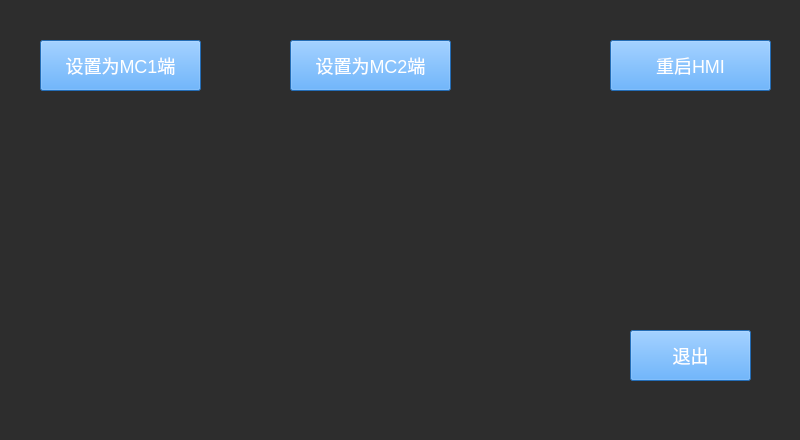
<?xml version="1.0" encoding="UTF-8"?>
<ui version="4.0">
 <class>VehicleInitsetPage</class>
 <widget class="QWidget" name="VehicleInitsetPage">
  <property name="geometry">
   <rect>
    <x>0</x>
    <y>0</y>
    <width>800</width>
    <height>440</height>
   </rect>
  </property>
  <property name="windowTitle">
   <string>Form</string>
  </property>
  <widget class="QLabel" name="VehicleInitsetPage_background">
   <property name="geometry">
    <rect>
     <x>0</x>
     <y>0</y>
     <width>800</width>
     <height>440</height>
    </rect>
   </property>
   <property name="styleSheet">
    <string notr="true">background-color: rgb(45, 45, 45);</string>
   </property>
   <property name="text">
    <string/>
   </property>
  </widget>
  <widget class="QPushButton" name="VehicleInitsetPage_Button_HMI1">
   <property name="geometry">
    <rect>
     <x>40</x>
     <y>40</y>
     <width>161</width>
     <height>51</height>
    </rect>
   </property>
   <property name="focusPolicy">
    <enum>Qt::NoFocus</enum>
   </property>
   <property name="styleSheet">
    <string notr="true">font: 75  18px ;
color: rgb(255, 255, 255);
background-color: rgb(51, 153, 255);
border-color: rgb(216, 216, 216);</string>
   </property>
   <property name="text">
    <string>设置为MC1端</string>
   </property>
  </widget>
  <widget class="QLabel" name="VehicleInitsetPage_HMIpos">
   <property name="geometry">
    <rect>
     <x>110</x>
     <y>130</y>
     <width>261</width>
     <height>31</height>
    </rect>
   </property>
   <property name="styleSheet">
    <string notr="true">font: 75  24px ;
color: rgb(255, 255, 0);</string>
   </property>
   <property name="text">
    <string/>
   </property>
  </widget>
  <widget class="QPushButton" name="VehicleInitsetPage_Button_HMI2">
   <property name="geometry">
    <rect>
     <x>290</x>
     <y>40</y>
     <width>161</width>
     <height>51</height>
    </rect>
   </property>
   <property name="focusPolicy">
    <enum>Qt::NoFocus</enum>
   </property>
   <property name="styleSheet">
    <string notr="true">font: 75  18px ;
color: rgb(255, 255, 255);
background-color: rgb(51, 153, 255);
border-color: rgb(216, 216, 216);</string>
   </property>
   <property name="text">
    <string>设置为MC2端</string>
   </property>
  </widget>
  <widget class="QPushButton" name="VehicleInitsetPage_Button_reboot">
   <property name="geometry">
    <rect>
     <x>610</x>
     <y>40</y>
     <width>161</width>
     <height>51</height>
    </rect>
   </property>
   <property name="focusPolicy">
    <enum>Qt::NoFocus</enum>
   </property>
   <property name="styleSheet">
    <string notr="true">font: 75  18px ;
color: rgb(255, 255, 255);
background-color: rgb(51, 153, 255);
border-color: rgb(216, 216, 216);</string>
   </property>
   <property name="text">
    <string>重启HMI</string>
   </property>
  </widget>
  <widget class="QPushButton" name="VehicleInitsetPage_Button_back">
   <property name="geometry">
    <rect>
     <x>630</x>
     <y>330</y>
     <width>121</width>
     <height>51</height>
    </rect>
   </property>
   <property name="focusPolicy">
    <enum>Qt::NoFocus</enum>
   </property>
   <property name="styleSheet">
    <string notr="true">font: 75  18px ;
color: rgb(255, 255, 255);
background-color: rgb(51, 153, 255);
border-color: rgb(216, 216, 216);</string>
   </property>
   <property name="text">
    <string>退出</string>
   </property>
  </widget>
 </widget>
 <resources/>
 <connections/>
</ui>
